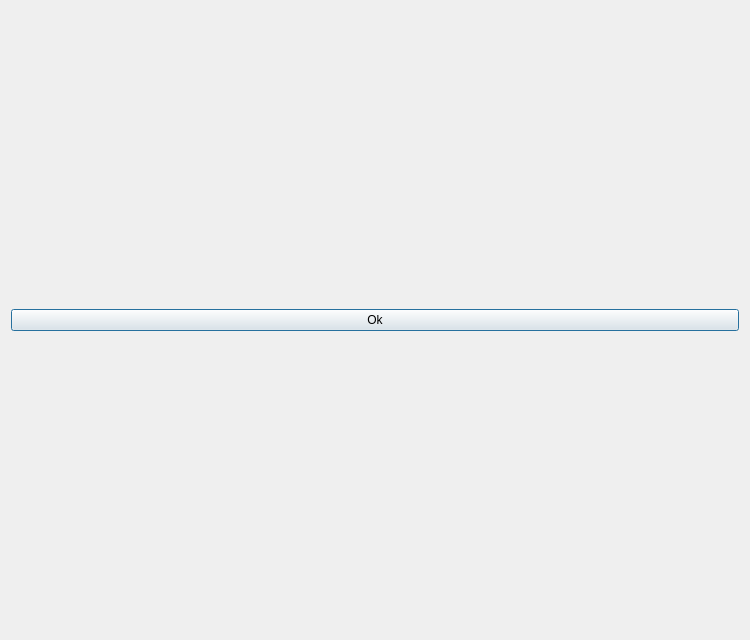
<?xml version="1.0" encoding="UTF-8"?>
<ui version="4.0">
 <class>ShowDialog</class>
 <widget class="QDialog" name="ShowDialog">
  <property name="geometry">
   <rect>
    <x>0</x>
    <y>0</y>
    <width>750</width>
    <height>640</height>
   </rect>
  </property>
  <property name="windowTitle">
   <string>Dialog</string>
  </property>
  <layout class="QVBoxLayout" name="verticalLayout">
   <item>
    <widget class="QPushButton" name="pushButton">
     <property name="sizePolicy">
      <sizepolicy hsizetype="Expanding" vsizetype="Fixed">
       <horstretch>100</horstretch>
       <verstretch>0</verstretch>
      </sizepolicy>
     </property>
     <property name="minimumSize">
      <size>
       <width>100</width>
       <height>0</height>
      </size>
     </property>
     <property name="text">
      <string>Ok</string>
     </property>
    </widget>
   </item>
  </layout>
 </widget>
 <resources/>
 <connections/>
</ui>
